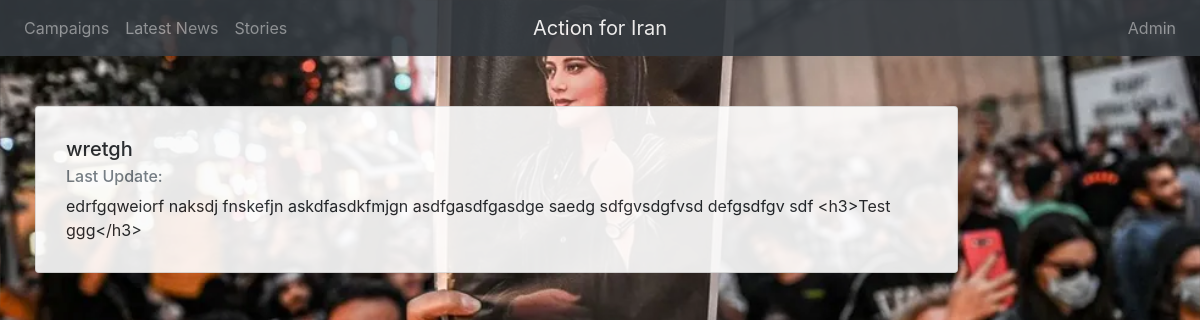
The page /campaign/3/campaignDetails on the database its author committed.
### campaigns/models.py (models this page shows)
class Campaign(models.Model):
    action_types = [
        (1,"Informational campaign"),
        (2,"Politician reachout"),
        (3,"Neighbood event")
    ]
    created_at = models.DateTimeField(auto_now_add=True)
    updated_at = models.DateTimeField(auto_now=True)
    action_type = models.PositiveSmallIntegerField(choices = action_types, default = 1)
    short_description = models.TextField()
    long_description = models.TextField()
    due_date = models.DateField(default= date.today() + timedelta(days= 90))
    cover_image = models.ImageField(upload_to='images/', null=True, blank=True)
    completed_on = models.DateField(blank = True, null=True),
    completion_note = models.TextField(blank = True, null=True)
    url = models.URLField(max_length=200, blank=True)
    contact_person = models.ForeignKey(ContactPerson, on_delete=models.SET_DEFAULT, default=None, null=True)
    ready_for_release= models.BooleanField(default=False)

### campaigns/views.py (the view)
# urls.py: path('campaign/<int:id>/campaignDetails', views.showCampaignDetails)
def showCampaignDetails(request, id):
    campaign = Campaign.objects.get(id = id)
    context = {
        'campaign': campaign,
        'updates':CampaignUpdate.objects.filter(campaign = campaign).order_by('-created_at')
    }
    print("*******", CampaignUpdate.objects.filter(campaign = campaign))
    return render(request, 'campaingDetails.html', context = context)

### campaigns/templates/campaingDetails.html (shortened to what this page needs)
{% extends 'base.html' %}
{% block content %}
    <div class=" row justify-content-left">
        <div class="card w-75" style="width: 100;">
            <div class="card-body">
            <h5 class="card-title">{{campaign.short_description}}</h5>
            <h6 class="card-subtitle mb-2 text-muted">Last Update: {{update.updated_at}}</h6>
            <p class="card-text">{{campaign.long_description }}</p>
            </div>
        </div>
    </div>
{% endblock %}

### campaigns/static/css/style.css (style rules this page uses)
body { background: white url("../images/background.webp"); background-size: 100%; opacity: 0.9; }
.card { padding: 10px; margin:50px; }

### rows shown on the page
Campaign: short_description "wretgh", long_description "edrfgqweiorf naksdj fnskefjn askdfasdkfmjgn asdfgasdfgasdge saedg sdfgvsdgfvsd defgsdfgv sdf <h3>Test ggg</h3>"
